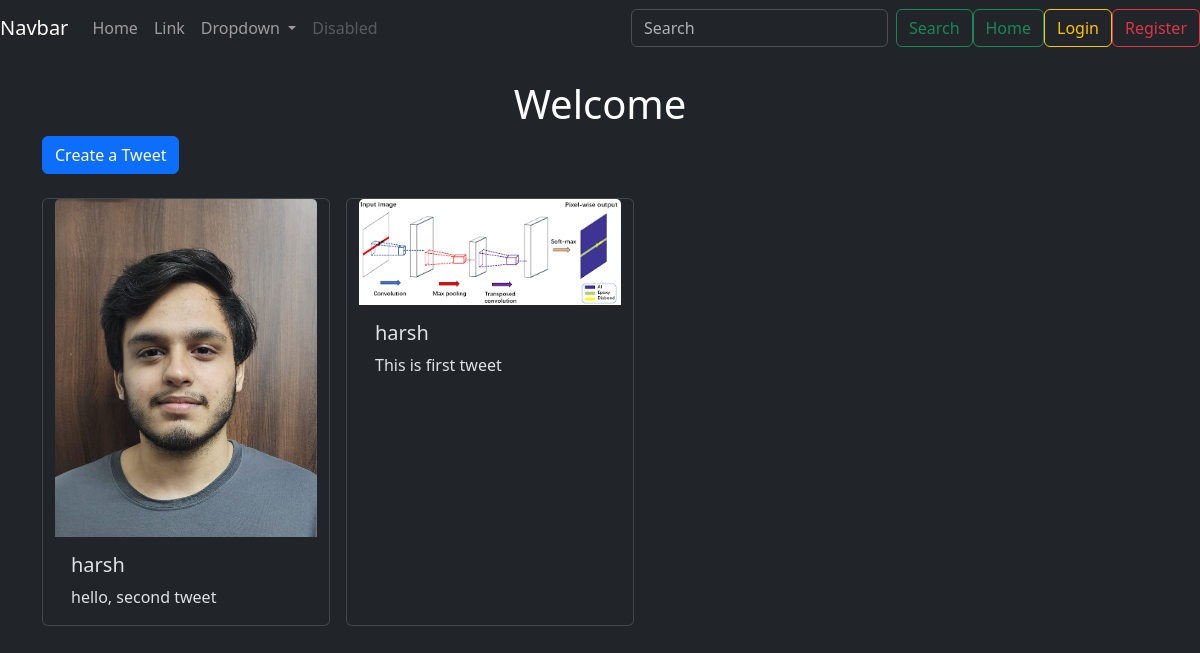
Page /tweet/ on the earlier database version.
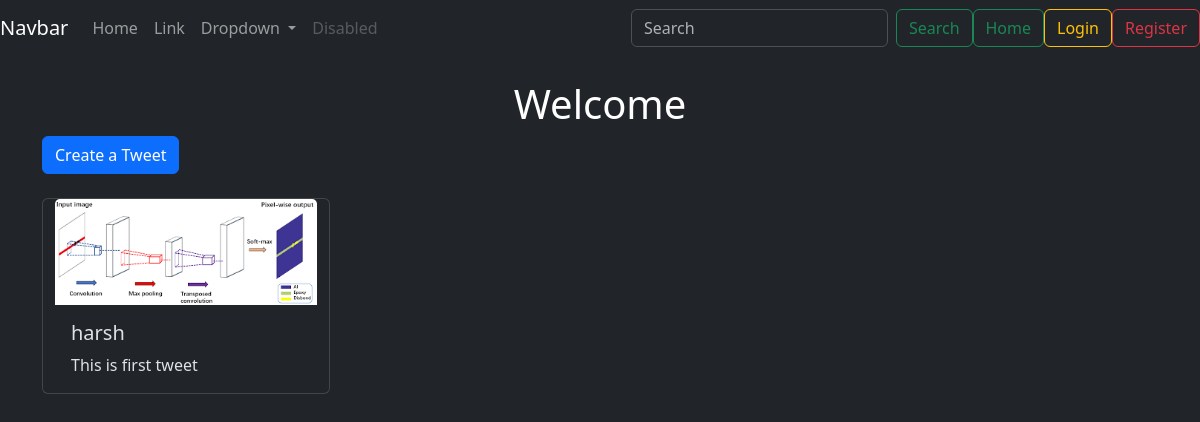
Same page on the later database version.
### tweet/models.py (models this page shows, shortened)
class Tweet(models.Model):
    user = models.ForeignKey(User, on_delete=models.CASCADE)
    text = models.TextField(max_length=200)
    photo = models.ImageField(upload_to='photos/', null=True, blank=True)
    created_at = models.DateTimeField(auto_now_add=True)
    updated_at = models.DateTimeField(auto_now=True)

### tweet/views.py (the view)
# urls.py: path('', views.tweet_list,name='tweet_list'),
def tweet_list(request):
    tweets = Tweet.objects.all().order_by('-created_at')
    return render(request, 'tweet_list.html', {'tweets': tweets})

### tweet/templates/tweet_list.html (shortened to what this page needs)
{% extends "layout.html" %}
  {% block content %}
<h1 class="text-center text-white mt-4">
    Welcome
</h1>
<a class="btn btn-primary mb-4" href="{% url 'tweet_create' %}">Create a Tweet</a>
 <div class="container gap-3 row">
    {% for tweet in tweets %}
    <div class="card" style="width: 18rem;">
        <img class="card-img-top" src="{{ tweet.photo.url }}" alt="Card image cap">
        <div class="card-body">
          <h5 class="card-title">{{tweet.user.username}}</h5>
          <p class="card-text">{{tweet.text}}</p>
        </div>
      </div>
    {% endfor %}
 </div>
{% endblock %}

Differences in the rows shown:
removed Tweet: photo (picture), user.username "harsh", text "hello, second tweet"
